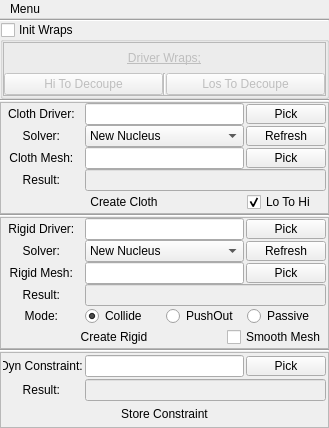
<?xml version="1.0" encoding="UTF-8"?>
<ui version="4.0">
 <class>mw_rigger</class>
 <widget class="QMainWindow" name="mw_rigger">
  <property name="geometry">
   <rect>
    <x>0</x>
    <y>0</y>
    <width>329</width>
    <height>428</height>
   </rect>
  </property>
  <property name="windowTitle">
   <string>Rigger</string>
  </property>
  <widget class="QWidget" name="centralwidget">
   <layout class="QGridLayout" name="gridLayout">
    <property name="margin">
     <number>0</number>
    </property>
    <property name="spacing">
     <number>0</number>
    </property>
    <item row="3" column="0">
     <widget class="QFrame" name="qf_cloth">
      <property name="frameShape">
       <enum>QFrame::StyledPanel</enum>
      </property>
      <layout class="QVBoxLayout" name="vlCloth">
       <property name="spacing">
        <number>0</number>
       </property>
       <property name="leftMargin">
        <number>2</number>
       </property>
       <property name="topMargin">
        <number>0</number>
       </property>
       <property name="rightMargin">
        <number>2</number>
       </property>
       <property name="bottomMargin">
        <number>0</number>
       </property>
       <item>
        <layout class="QHBoxLayout" name="hl_clothDriver">
         <property name="spacing">
          <number>2</number>
         </property>
         <item>
          <widget class="QLabel" name="l_clothDriver">
           <property name="minimumSize">
            <size>
             <width>80</width>
             <height>0</height>
            </size>
           </property>
           <property name="maximumSize">
            <size>
             <width>80</width>
             <height>16777215</height>
            </size>
           </property>
           <property name="text">
            <string>Cloth Driver: </string>
           </property>
           <property name="alignment">
            <set>Qt::AlignCenter</set>
           </property>
          </widget>
         </item>
         <item>
          <widget class="QLineEdit" name="le_clothDriver">
           <property name="maximumSize">
            <size>
             <width>16777215</width>
             <height>16777215</height>
            </size>
           </property>
           <property name="frame">
            <bool>true</bool>
           </property>
           <property name="readOnly">
            <bool>true</bool>
           </property>
          </widget>
         </item>
         <item>
          <widget class="QPushButton" name="pb_pickClothDriver">
           <property name="maximumSize">
            <size>
             <width>16777215</width>
             <height>20</height>
            </size>
           </property>
           <property name="text">
            <string>Pick</string>
           </property>
          </widget>
         </item>
        </layout>
       </item>
       <item>
        <layout class="QHBoxLayout" name="hl_clothSolver">
         <property name="spacing">
          <number>2</number>
         </property>
         <item>
          <widget class="QLabel" name="l_clothSolver">
           <property name="minimumSize">
            <size>
             <width>80</width>
             <height>0</height>
            </size>
           </property>
           <property name="maximumSize">
            <size>
             <width>80</width>
             <height>16777215</height>
            </size>
           </property>
           <property name="text">
            <string>Solver: </string>
           </property>
           <property name="alignment">
            <set>Qt::AlignCenter</set>
           </property>
          </widget>
         </item>
         <item>
          <widget class="QComboBox" name="cb_clothSolver">
           <property name="sizePolicy">
            <sizepolicy hsizetype="Expanding" vsizetype="Fixed">
             <horstretch>0</horstretch>
             <verstretch>0</verstretch>
            </sizepolicy>
           </property>
           <item>
            <property name="text">
             <string>New Nucleus</string>
            </property>
           </item>
          </widget>
         </item>
         <item>
          <widget class="QPushButton" name="pb_clothSolverRf">
           <property name="maximumSize">
            <size>
             <width>16777215</width>
             <height>20</height>
            </size>
           </property>
           <property name="text">
            <string>Refresh</string>
           </property>
          </widget>
         </item>
        </layout>
       </item>
       <item>
        <layout class="QHBoxLayout" name="hl_clothMesh">
         <property name="spacing">
          <number>2</number>
         </property>
         <item>
          <widget class="QLabel" name="l_clothMesh">
           <property name="minimumSize">
            <size>
             <width>80</width>
             <height>0</height>
            </size>
           </property>
           <property name="maximumSize">
            <size>
             <width>80</width>
             <height>16777215</height>
            </size>
           </property>
           <property name="text">
            <string>Cloth Mesh: </string>
           </property>
           <property name="alignment">
            <set>Qt::AlignCenter</set>
           </property>
          </widget>
         </item>
         <item>
          <widget class="QLineEdit" name="le_clothMesh">
           <property name="maximumSize">
            <size>
             <width>16777215</width>
             <height>16777215</height>
            </size>
           </property>
           <property name="frame">
            <bool>true</bool>
           </property>
           <property name="readOnly">
            <bool>true</bool>
           </property>
          </widget>
         </item>
         <item>
          <widget class="QPushButton" name="pb_pickClothMesh">
           <property name="maximumSize">
            <size>
             <width>16777215</width>
             <height>20</height>
            </size>
           </property>
           <property name="text">
            <string>Pick</string>
           </property>
          </widget>
         </item>
        </layout>
       </item>
       <item>
        <layout class="QHBoxLayout" name="hl_clothResult">
         <property name="spacing">
          <number>2</number>
         </property>
         <item>
          <widget class="QLabel" name="l_clothResult">
           <property name="minimumSize">
            <size>
             <width>80</width>
             <height>0</height>
            </size>
           </property>
           <property name="maximumSize">
            <size>
             <width>80</width>
             <height>16777215</height>
            </size>
           </property>
           <property name="text">
            <string>Result: </string>
           </property>
           <property name="alignment">
            <set>Qt::AlignCenter</set>
           </property>
          </widget>
         </item>
         <item>
          <widget class="QLineEdit" name="le_clothResult">
           <property name="enabled">
            <bool>false</bool>
           </property>
           <property name="maximumSize">
            <size>
             <width>16777215</width>
             <height>16777215</height>
            </size>
           </property>
          </widget>
         </item>
        </layout>
       </item>
       <item>
        <widget class="QFrame" name="qf_clothColor">
         <property name="maximumSize">
          <size>
           <width>16777215</width>
           <height>50</height>
          </size>
         </property>
         <layout class="QHBoxLayout" name="hl_clothColor">
          <property name="spacing">
           <number>0</number>
          </property>
          <property name="margin">
           <number>0</number>
          </property>
         </layout>
        </widget>
       </item>
       <item>
        <layout class="QHBoxLayout" name="hl_createCloth">
         <property name="spacing">
          <number>2</number>
         </property>
         <property name="topMargin">
          <number>0</number>
         </property>
         <property name="rightMargin">
          <number>10</number>
         </property>
         <item>
          <widget class="QPushButton" name="pb_createCloth">
           <property name="sizePolicy">
            <sizepolicy hsizetype="Expanding" vsizetype="Fixed">
             <horstretch>0</horstretch>
             <verstretch>0</verstretch>
            </sizepolicy>
           </property>
           <property name="text">
            <string>Create Cloth</string>
           </property>
           <property name="iconSize">
            <size>
             <width>24</width>
             <height>24</height>
            </size>
           </property>
           <property name="flat">
            <bool>true</bool>
           </property>
          </widget>
         </item>
         <item>
          <widget class="QCheckBox" name="cb_loToHi">
           <property name="text">
            <string>Lo To Hi</string>
           </property>
           <property name="checked">
            <bool>true</bool>
           </property>
          </widget>
         </item>
        </layout>
       </item>
      </layout>
     </widget>
    </item>
    <item row="5" column="0">
     <widget class="QFrame" name="qf_rigid">
      <property name="frameShape">
       <enum>QFrame::StyledPanel</enum>
      </property>
      <layout class="QVBoxLayout" name="vlCloth_2">
       <property name="spacing">
        <number>0</number>
       </property>
       <property name="leftMargin">
        <number>2</number>
       </property>
       <property name="topMargin">
        <number>0</number>
       </property>
       <property name="rightMargin">
        <number>2</number>
       </property>
       <property name="bottomMargin">
        <number>0</number>
       </property>
       <item>
        <layout class="QHBoxLayout" name="hl_rigidDriver">
         <property name="spacing">
          <number>2</number>
         </property>
         <item>
          <widget class="QLabel" name="l_rigidDriver">
           <property name="minimumSize">
            <size>
             <width>80</width>
             <height>0</height>
            </size>
           </property>
           <property name="maximumSize">
            <size>
             <width>80</width>
             <height>16777215</height>
            </size>
           </property>
           <property name="text">
            <string>Rigid Driver: </string>
           </property>
           <property name="alignment">
            <set>Qt::AlignCenter</set>
           </property>
          </widget>
         </item>
         <item>
          <widget class="QLineEdit" name="le_rigidDriver">
           <property name="maximumSize">
            <size>
             <width>16777215</width>
             <height>16777215</height>
            </size>
           </property>
           <property name="frame">
            <bool>true</bool>
           </property>
           <property name="readOnly">
            <bool>true</bool>
           </property>
          </widget>
         </item>
         <item>
          <widget class="QPushButton" name="pb_pickRigidDriver">
           <property name="maximumSize">
            <size>
             <width>16777215</width>
             <height>20</height>
            </size>
           </property>
           <property name="text">
            <string>Pick</string>
           </property>
          </widget>
         </item>
        </layout>
       </item>
       <item>
        <layout class="QHBoxLayout" name="hl_rigidSolver">
         <property name="spacing">
          <number>2</number>
         </property>
         <item>
          <widget class="QLabel" name="l_rigidSolver">
           <property name="minimumSize">
            <size>
             <width>80</width>
             <height>0</height>
            </size>
           </property>
           <property name="maximumSize">
            <size>
             <width>80</width>
             <height>16777215</height>
            </size>
           </property>
           <property name="text">
            <string>Solver: </string>
           </property>
           <property name="alignment">
            <set>Qt::AlignCenter</set>
           </property>
          </widget>
         </item>
         <item>
          <widget class="QComboBox" name="cb_rigidSolver">
           <property name="sizePolicy">
            <sizepolicy hsizetype="Expanding" vsizetype="Fixed">
             <horstretch>0</horstretch>
             <verstretch>0</verstretch>
            </sizepolicy>
           </property>
           <item>
            <property name="text">
             <string>New Nucleus</string>
            </property>
           </item>
          </widget>
         </item>
         <item>
          <widget class="QPushButton" name="pb_rigidSolverRf">
           <property name="maximumSize">
            <size>
             <width>16777215</width>
             <height>20</height>
            </size>
           </property>
           <property name="text">
            <string>Refresh</string>
           </property>
          </widget>
         </item>
        </layout>
       </item>
       <item>
        <layout class="QHBoxLayout" name="hl_rigidMesh">
         <property name="spacing">
          <number>2</number>
         </property>
         <item>
          <widget class="QLabel" name="l_rigidMesh">
           <property name="minimumSize">
            <size>
             <width>80</width>
             <height>0</height>
            </size>
           </property>
           <property name="maximumSize">
            <size>
             <width>80</width>
             <height>16777215</height>
            </size>
           </property>
           <property name="text">
            <string>Rigid Mesh: </string>
           </property>
           <property name="alignment">
            <set>Qt::AlignCenter</set>
           </property>
          </widget>
         </item>
         <item>
          <widget class="QLineEdit" name="le_rigidMesh">
           <property name="maximumSize">
            <size>
             <width>16777215</width>
             <height>16777215</height>
            </size>
           </property>
           <property name="frame">
            <bool>true</bool>
           </property>
           <property name="readOnly">
            <bool>true</bool>
           </property>
          </widget>
         </item>
         <item>
          <widget class="QPushButton" name="pb_pickRigidMesh">
           <property name="maximumSize">
            <size>
             <width>16777215</width>
             <height>20</height>
            </size>
           </property>
           <property name="text">
            <string>Pick</string>
           </property>
          </widget>
         </item>
        </layout>
       </item>
       <item>
        <layout class="QHBoxLayout" name="hl_rigidResult">
         <property name="spacing">
          <number>2</number>
         </property>
         <item>
          <widget class="QLabel" name="l_rigidResult">
           <property name="minimumSize">
            <size>
             <width>80</width>
             <height>0</height>
            </size>
           </property>
           <property name="maximumSize">
            <size>
             <width>80</width>
             <height>16777215</height>
            </size>
           </property>
           <property name="text">
            <string>Result: </string>
           </property>
           <property name="alignment">
            <set>Qt::AlignCenter</set>
           </property>
          </widget>
         </item>
         <item>
          <widget class="QLineEdit" name="le_rigidResult">
           <property name="enabled">
            <bool>false</bool>
           </property>
           <property name="maximumSize">
            <size>
             <width>16777215</width>
             <height>16777215</height>
            </size>
           </property>
          </widget>
         </item>
        </layout>
       </item>
       <item>
        <layout class="QHBoxLayout" name="hl_rigidMode">
         <property name="spacing">
          <number>2</number>
         </property>
         <item>
          <widget class="QLabel" name="l_rigidMode">
           <property name="minimumSize">
            <size>
             <width>80</width>
             <height>0</height>
            </size>
           </property>
           <property name="maximumSize">
            <size>
             <width>80</width>
             <height>16777215</height>
            </size>
           </property>
           <property name="text">
            <string>Mode: </string>
           </property>
           <property name="alignment">
            <set>Qt::AlignCenter</set>
           </property>
          </widget>
         </item>
         <item>
          <widget class="QRadioButton" name="rb_collide">
           <property name="text">
            <string>Collide</string>
           </property>
           <property name="checked">
            <bool>true</bool>
           </property>
          </widget>
         </item>
         <item>
          <widget class="QRadioButton" name="rb_pushOut">
           <property name="text">
            <string>PushOut</string>
           </property>
          </widget>
         </item>
         <item>
          <widget class="QRadioButton" name="rb_passive">
           <property name="text">
            <string>Passive</string>
           </property>
          </widget>
         </item>
        </layout>
       </item>
       <item>
        <widget class="QFrame" name="qf_rigidColor">
         <property name="maximumSize">
          <size>
           <width>16777215</width>
           <height>50</height>
          </size>
         </property>
         <property name="lineWidth">
          <number>0</number>
         </property>
         <layout class="QHBoxLayout" name="hl_rigidColor">
          <property name="spacing">
           <number>0</number>
          </property>
          <property name="margin">
           <number>0</number>
          </property>
         </layout>
        </widget>
       </item>
       <item>
        <layout class="QHBoxLayout" name="hl_createRigid">
         <property name="spacing">
          <number>2</number>
         </property>
         <property name="topMargin">
          <number>0</number>
         </property>
         <item>
          <widget class="QPushButton" name="pb_createRigid">
           <property name="sizePolicy">
            <sizepolicy hsizetype="Expanding" vsizetype="Fixed">
             <horstretch>0</horstretch>
             <verstretch>0</verstretch>
            </sizepolicy>
           </property>
           <property name="text">
            <string>Create Rigid</string>
           </property>
           <property name="iconSize">
            <size>
             <width>24</width>
             <height>24</height>
            </size>
           </property>
           <property name="flat">
            <bool>true</bool>
           </property>
          </widget>
         </item>
         <item>
          <widget class="QCheckBox" name="cb_smoothMesh">
           <property name="text">
            <string>Smooth Mesh</string>
           </property>
          </widget>
         </item>
        </layout>
       </item>
      </layout>
     </widget>
    </item>
    <item row="4" column="0">
     <widget class="Line" name="line_2">
      <property name="orientation">
       <enum>Qt::Horizontal</enum>
      </property>
     </widget>
    </item>
    <item row="7" column="0">
     <widget class="QFrame" name="qf_constraint">
      <property name="frameShape">
       <enum>QFrame::StyledPanel</enum>
      </property>
      <layout class="QVBoxLayout" name="verticalLayout">
       <property name="spacing">
        <number>0</number>
       </property>
       <property name="leftMargin">
        <number>2</number>
       </property>
       <property name="topMargin">
        <number>0</number>
       </property>
       <property name="rightMargin">
        <number>2</number>
       </property>
       <property name="bottomMargin">
        <number>0</number>
       </property>
       <item>
        <layout class="QHBoxLayout" name="hl_constraint">
         <property name="spacing">
          <number>2</number>
         </property>
         <item>
          <widget class="QLabel" name="l_constraint">
           <property name="minimumSize">
            <size>
             <width>80</width>
             <height>0</height>
            </size>
           </property>
           <property name="maximumSize">
            <size>
             <width>80</width>
             <height>16777215</height>
            </size>
           </property>
           <property name="text">
            <string>Dyn Constraint: </string>
           </property>
           <property name="alignment">
            <set>Qt::AlignCenter</set>
           </property>
          </widget>
         </item>
         <item>
          <widget class="QLineEdit" name="le_constraint">
           <property name="maximumSize">
            <size>
             <width>16777215</width>
             <height>16777215</height>
            </size>
           </property>
           <property name="frame">
            <bool>true</bool>
           </property>
           <property name="readOnly">
            <bool>true</bool>
           </property>
          </widget>
         </item>
         <item>
          <widget class="QPushButton" name="pb_pickConstraint">
           <property name="maximumSize">
            <size>
             <width>16777215</width>
             <height>20</height>
            </size>
           </property>
           <property name="text">
            <string>Pick</string>
           </property>
          </widget>
         </item>
        </layout>
       </item>
       <item>
        <layout class="QHBoxLayout" name="hl_constResult">
         <property name="spacing">
          <number>2</number>
         </property>
         <item>
          <widget class="QLabel" name="l_constResult">
           <property name="minimumSize">
            <size>
             <width>80</width>
             <height>0</height>
            </size>
           </property>
           <property name="maximumSize">
            <size>
             <width>80</width>
             <height>16777215</height>
            </size>
           </property>
           <property name="text">
            <string>Result: </string>
           </property>
           <property name="alignment">
            <set>Qt::AlignCenter</set>
           </property>
          </widget>
         </item>
         <item>
          <widget class="QLineEdit" name="le_constResult">
           <property name="enabled">
            <bool>false</bool>
           </property>
           <property name="maximumSize">
            <size>
             <width>16777215</width>
             <height>16777215</height>
            </size>
           </property>
          </widget>
         </item>
        </layout>
       </item>
       <item>
        <widget class="QPushButton" name="pb_storeConst">
         <property name="text">
          <string>Store Constraint</string>
         </property>
         <property name="iconSize">
          <size>
           <width>24</width>
           <height>24</height>
          </size>
         </property>
         <property name="flat">
          <bool>true</bool>
         </property>
        </widget>
       </item>
      </layout>
     </widget>
    </item>
    <item row="6" column="0">
     <widget class="Line" name="line_3">
      <property name="orientation">
       <enum>Qt::Horizontal</enum>
      </property>
     </widget>
    </item>
    <item row="0" column="0">
     <widget class="Line" name="line">
      <property name="orientation">
       <enum>Qt::Horizontal</enum>
      </property>
     </widget>
    </item>
    <item row="2" column="0">
     <widget class="Line" name="line_4">
      <property name="orientation">
       <enum>Qt::Horizontal</enum>
      </property>
     </widget>
    </item>
    <item row="1" column="0">
     <widget class="QGroupBox" name="gb_initWraps">
      <property name="maximumSize">
       <size>
        <width>16777215</width>
        <height>200</height>
       </size>
      </property>
      <property name="title">
       <string>Init Wraps</string>
      </property>
      <property name="flat">
       <bool>false</bool>
      </property>
      <property name="checkable">
       <bool>true</bool>
      </property>
      <property name="checked">
       <bool>false</bool>
      </property>
      <layout class="QGridLayout" name="gridLayout_2">
       <property name="margin">
        <number>0</number>
       </property>
       <property name="spacing">
        <number>0</number>
       </property>
       <item row="0" column="0">
        <widget class="QFrame" name="qf_driverWrap">
         <property name="frameShape">
          <enum>QFrame::StyledPanel</enum>
         </property>
         <layout class="QVBoxLayout" name="vl_driverWrap">
          <property name="spacing">
           <number>0</number>
          </property>
          <property name="margin">
           <number>0</number>
          </property>
          <item>
           <widget class="QLabel" name="l_driverWraps">
            <property name="font">
             <font>
              <underline>true</underline>
             </font>
            </property>
            <property name="text">
             <string>Driver Wraps;</string>
            </property>
            <property name="alignment">
             <set>Qt::AlignCenter</set>
            </property>
           </widget>
          </item>
          <item>
           <layout class="QHBoxLayout" name="hl_driverWrap">
            <property name="spacing">
             <number>0</number>
            </property>
            <item>
             <widget class="QPushButton" name="pb_hiToDecoupe">
              <property name="text">
               <string>Hi To Decoupe</string>
              </property>
             </widget>
            </item>
            <item>
             <widget class="Line" name="line_5">
              <property name="orientation">
               <enum>Qt::Vertical</enum>
              </property>
             </widget>
            </item>
            <item>
             <widget class="QPushButton" name="pb_losToDecoupe">
              <property name="text">
               <string>Los To Decoupe</string>
              </property>
             </widget>
            </item>
           </layout>
          </item>
         </layout>
        </widget>
       </item>
      </layout>
     </widget>
    </item>
   </layout>
  </widget>
  <widget class="QMenuBar" name="menuBar">
   <property name="geometry">
    <rect>
     <x>0</x>
     <y>0</y>
     <width>329</width>
     <height>24</height>
    </rect>
   </property>
   <widget class="QMenu" name="m_menu">
    <property name="title">
     <string>Menu</string>
    </property>
    <addaction name="mi_help"/>
   </widget>
   <addaction name="m_menu"/>
  </widget>
  <action name="mi_help">
   <property name="text">
    <string>Help</string>
   </property>
  </action>
 </widget>
 <resources/>
 <connections/>
</ui>
